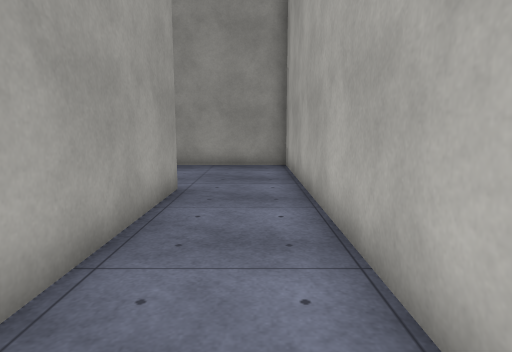
View 1 (above)

17 first-person views from a walk through a Unity game level. The camera is 1.3 m above the floor, tilts 8° down and sees 75° across. The floor is counted in squares, 1 m on a side. Each view is taken from the middle of a square. On the plan, view 1 faces up. The plan holds only what a view shows up to about 14 squares ahead; the rest is blank. The place goes on beyond the plan. Surface patterns are stand-ins for the level's own textures.

View 2
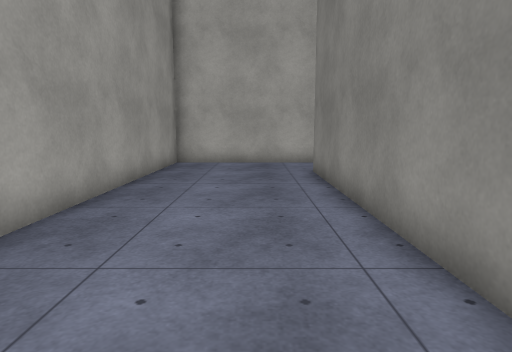

View 3
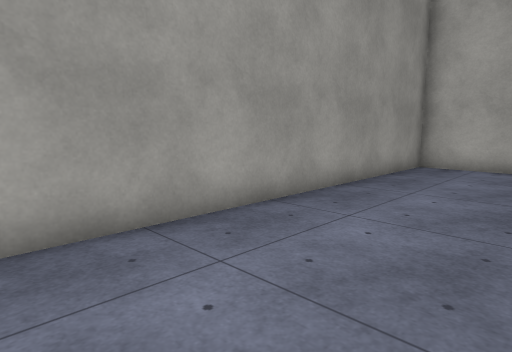

View 4
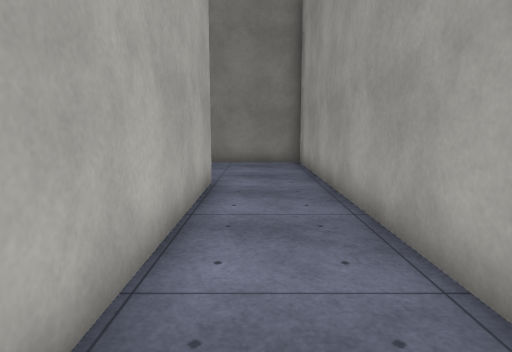

View 5
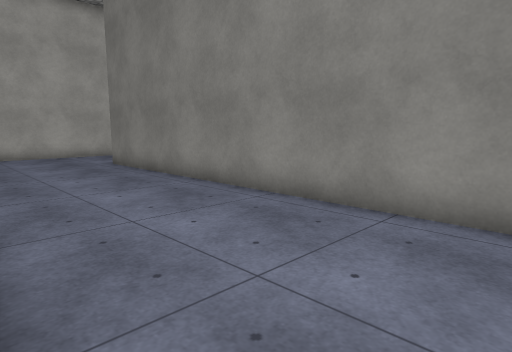

View 6
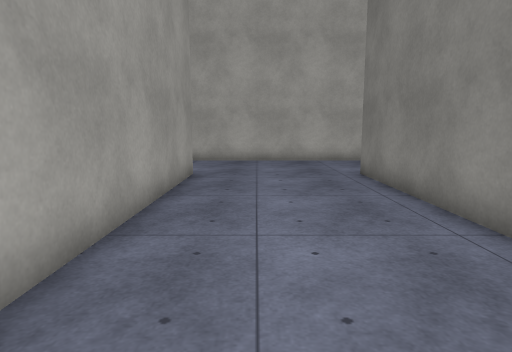

View 7
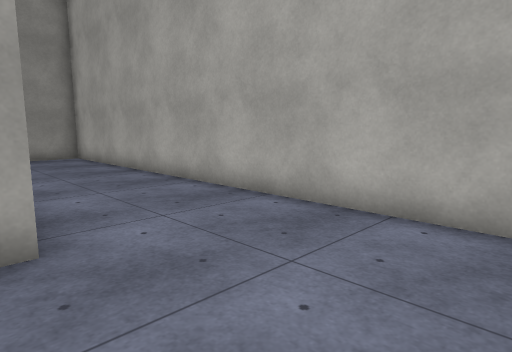

View 8
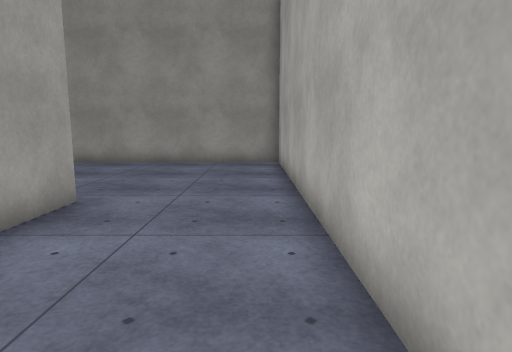

View 9
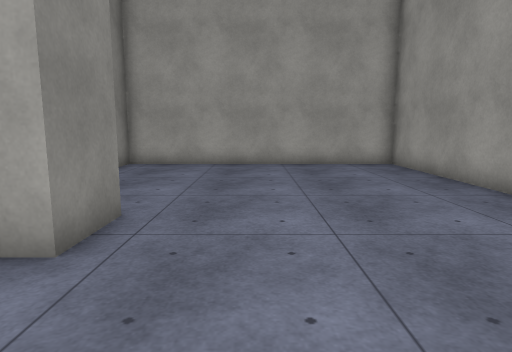

View 10
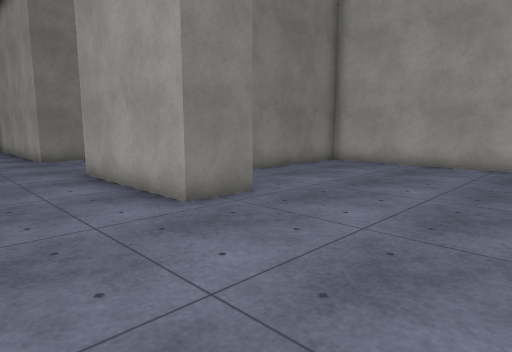

View 11
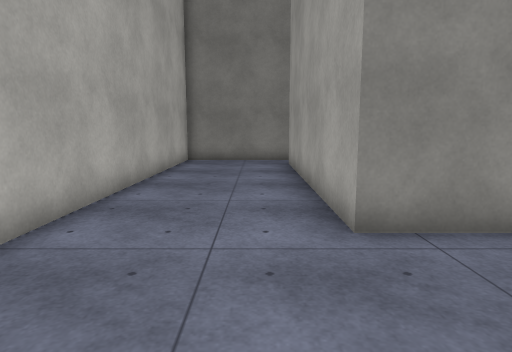

View 12
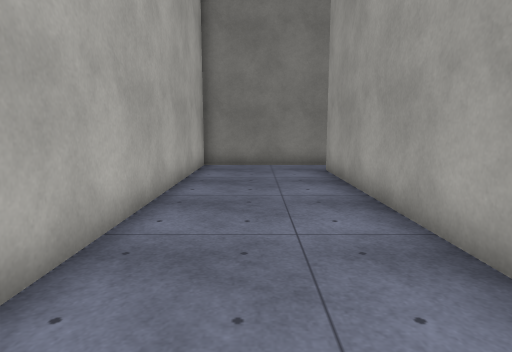

View 13
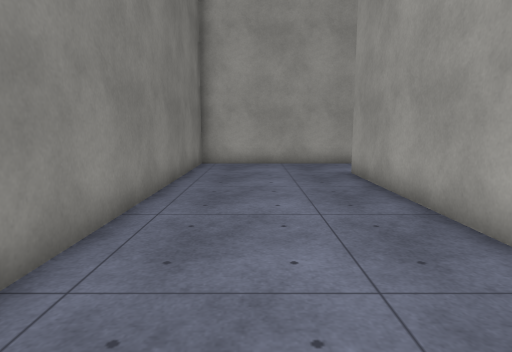

View 14
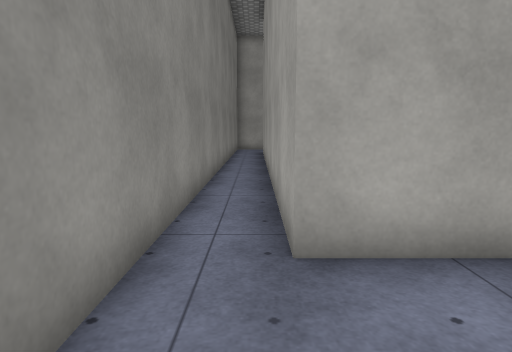

View 15
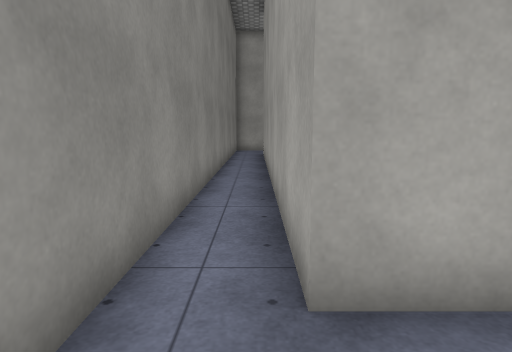

View 16
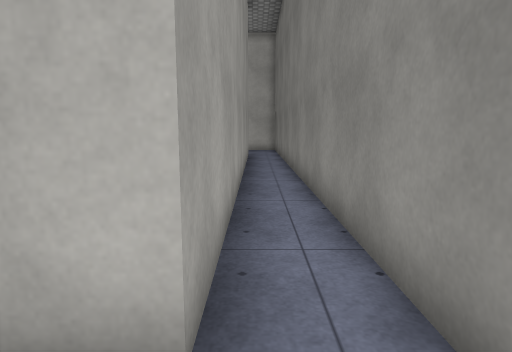

View 17
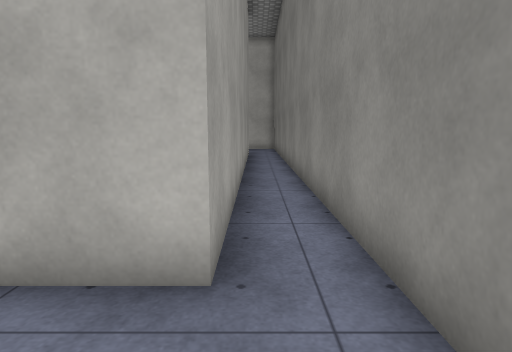

### Floor plan
Points are (right, up) in squares from view 1. A wall is a line through its corners. A room is listed if a view was taken in it or the views show most of it. See-through windows are left out.
Room 1 (views 1, 2, 3, 4, 5)
walls: (-9.9, 7.2) (-1.7, 7.2) (-1.7, -0.4); (1.1, -0.1) (1.1, 12.1) (-10.6, 12.1)
ways out: opening at (-0.5, -1) to room 2
Room 2 (views 6, 7, 8, 9, 10, 11, 12, 13, 14, 15)
walls: (10, 5) (11.8, 5) (11.8, -0.1) (1.1, -0.1); (-1.7, -0.4) (-1.7, -5.1) (11.8, -5.1) (11.8, -13.6) (-3.4, -13.6); (-3.6, -15.2) (15.9, -15.2) (15.9, 12.1) (2.5, 12.1) (2.5, 2.3) (7.4, 2.3)
ways out: opening at (-0.5, -1) to room 1; opening at (-3, -14) to room 3
Room 3 (views 16, 17)
walls: (-3.4, -13.6) (-3.4, -11.9); (-4.6, -15.2) (-3.6, -15.2)
ways out: opening at (-3, -14) to room 2

Where each view was taken, in squares from view 1:
view 1: 0 up, 0 right, facing up
view 2: 9 up, 12 left, facing right
view 3: 8 up, 11 left, facing up-right
view 4: 8 up, 0 right, facing down
view 5: 0 up, 1 left, facing down-right
view 6: 2 down, 2 right, facing right
view 7: 4 down, 11 right, facing up-right
view 8: 1 down, 15 right, facing up
view 9: 7 up, 15 right, facing left
view 10: 10 up, 15 right, facing down-left
view 11: 1 down, 13 right, facing down
view 12: 3 down, 14 right, facing down
view 13: 3 down, 11 right, facing left
view 14: 14 down, 15 right, facing left
view 15: 14 down, 14 right, facing left
view 16: 14 down, 5 left, facing right
view 17: 14 down, 6 left, facing right
